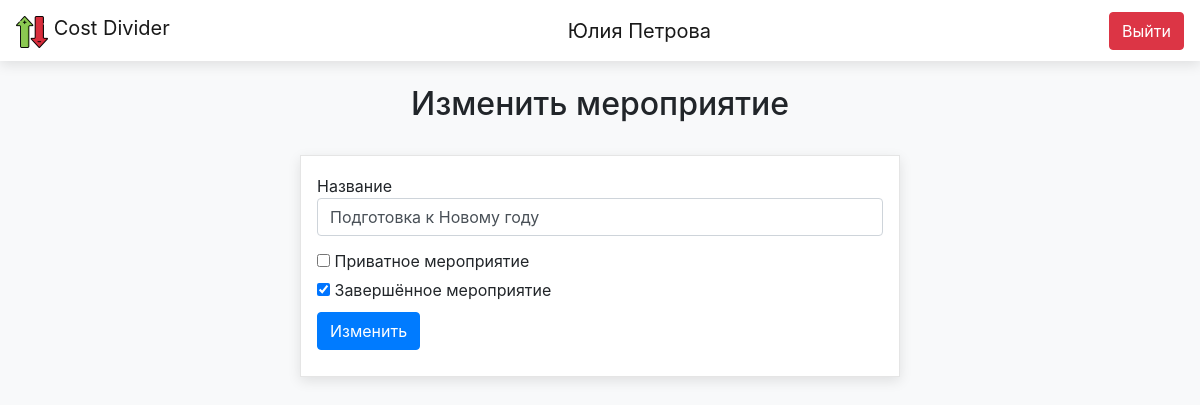
The app's page /events/edit/2 (signed in) with its own data.
### data/users.py (models this page shows, shortened)
class User(SqlAlchemyBase, UserMixin, SerializerMixin):
    __tablename__ = "users"
    id = sqlalchemy.Column(sqlalchemy.Integer, primary_key=True, autoincrement=True)
    email = sqlalchemy.Column(sqlalchemy.String, unique=True)
    hashed_password = sqlalchemy.Column(sqlalchemy.String)
    surname = sqlalchemy.Column(sqlalchemy.String)
    name = sqlalchemy.Column(sqlalchemy.String)
    events = orm.relationship("Event", secondary="members", back_populates="members")
    money_list = orm.relationship("Money", back_populates="user")
    def get_full_name(self):
        return f"{self.name} {self.surname}"

### data/events.py (models this page shows, shortened)
class Event(SqlAlchemyBase, SerializerMixin):
    __tablename__ = "events"
    id = sqlalchemy.Column(sqlalchemy.Integer, primary_key=True, autoincrement=True)
    title = sqlalchemy.Column(sqlalchemy.String)
    manager_id = sqlalchemy.Column(sqlalchemy.Integer, sqlalchemy.ForeignKey("users.id"))
    is_private = sqlalchemy.Column(sqlalchemy.Boolean)
    is_done = sqlalchemy.Column(sqlalchemy.Boolean)
    members = orm.relationship("User", secondary="members", back_populates="events")
    money_list = orm.relationship("Money", back_populates="event")
    sums_dict = {}
    sums_total_dict = {}
    pays_list = []

### blueprints/events_bp.py (the view, shortened to what this page needs)
@blueprint.route("/events/edit/<int:event_id>", methods=['GET', 'POST'])
@login_required
def edit_event(event_id):
    params = {
        'app_name': APP_NAME,
    }
    session = db_session.create_session()
    event = session.query(Event).get(event_id)
    if not event:
        params['error'] = f'Мероприятия с id {event_id} не существует'
        return render_template("base.html", **params)
    form = EditEventForm()
    params['title'] = "Изменить мероприятие"
    params['form'] = form
    if request.method == 'GET':
        form.title.data = event.title
        form.is_private.data = event.is_private
        form.is_done.data = event.is_done
    return render_template("event_form.html", **params)

### forms/events_forms.py
class EditEventForm(EventForm):
    submit = SubmitField('Изменить')

### data/db_session.py (called while the page is built)
def create_session() -> Session:
    global __factory
    return __factory()

### main.py (called while the page is built)
@login_manager.user_loader
def load_user(user_id):
    session = db_session.create_session()
    return session.query(User).get(user_id)

### templates/event_form.html (shortened to what this page needs)
{% extends "base.html" %}
{% block content %}
    <div class="form-container">
        <div class="general-block form-block">
            <form action="" method="post">
                <div>
                    {{ form.title.label }}<br>
                    {{ form.title(class="form-control") }}<br>
                </div>
                <div>{{ form.is_private() }} {{ form.is_private.label }}</div>
                <div>{{ form.is_done() }} {{ form.is_done.label }}</div>
                <div>{{ form.submit(type="submit", class="btn btn-primary") }}</div>
            </form>
        </div>
    </div>
{% endblock %}

### templates/base.html (shortened to what this page needs)
<!DOCTYPE html>
<html lang="ru">
<head>
    <link rel="stylesheet"
          href="https://stackpath.bootstrapcdn.com/bootstrap/4.4.1/css/bootstrap.min.css"
>
    <link rel="stylesheet" href="{{ url_for('static', filename='css/style.css') }}">
</head>
<body class="bg-light">
<header>
    <nav class="navbar navbar-light bg-white">
        <a class="navbar-brand" href="/">
            <img class="d-inline-block align-text-top brand-logo"
                 src="{{ url_for('static', filename='img/logo.png') }}" alt="logo">
            {{ app_name }}
        </a>
        {% if current_user.is_authenticated %}
            <a class="navbar-brand" href="users/edit">{{ current_user.get_full_name() }}</a>
        {% endif %}
        <div>
            {% if current_user.is_authenticated %}
                <a class="btn btn-danger" href="/users/logout">Выйти</a>
            {% else %}
                <a class="btn btn-primary" href="/users/register">Зарегистрироваться</a>
                <a class="btn btn-success" href="/users/login">Войти</a>
            {% endif %}
        </div>
    </nav>
</header>
<br>
<main role="main" class="container">
    {% if title %}
        <h2 class="title">{{ title }}</h2>
    {% endif %}
    {% block content %}{% endblock %}
</main>
</body>
</html>

### static/css/style.css (style rules this page uses)
header { box-shadow: 0 4px 12px rgba(0, 0, 0, 0.1); }
main .title { text-align: center; margin-bottom: 32px; }
.general-block { padding: 16px; background-color: white; border: 1px solid rgba(0, 0, 0, 0.1); box-shadow: 0 4px 12px rgba(0, 0, 0, 0.1); margin: 32px 0; }
.form-container { max-width: 600px; margin: 0 auto; }
.form-block { line-height: 0.5; }
form > div { margin: 10px 0; }

### records on screen
User: get_full_name "Юлия Петрова"
Event: title "Подготовка к Новому году", is_done "☑"

### other values on screen
{{ app_name }} "Cost Divider"
{{ title }} "Изменить мероприятие"
